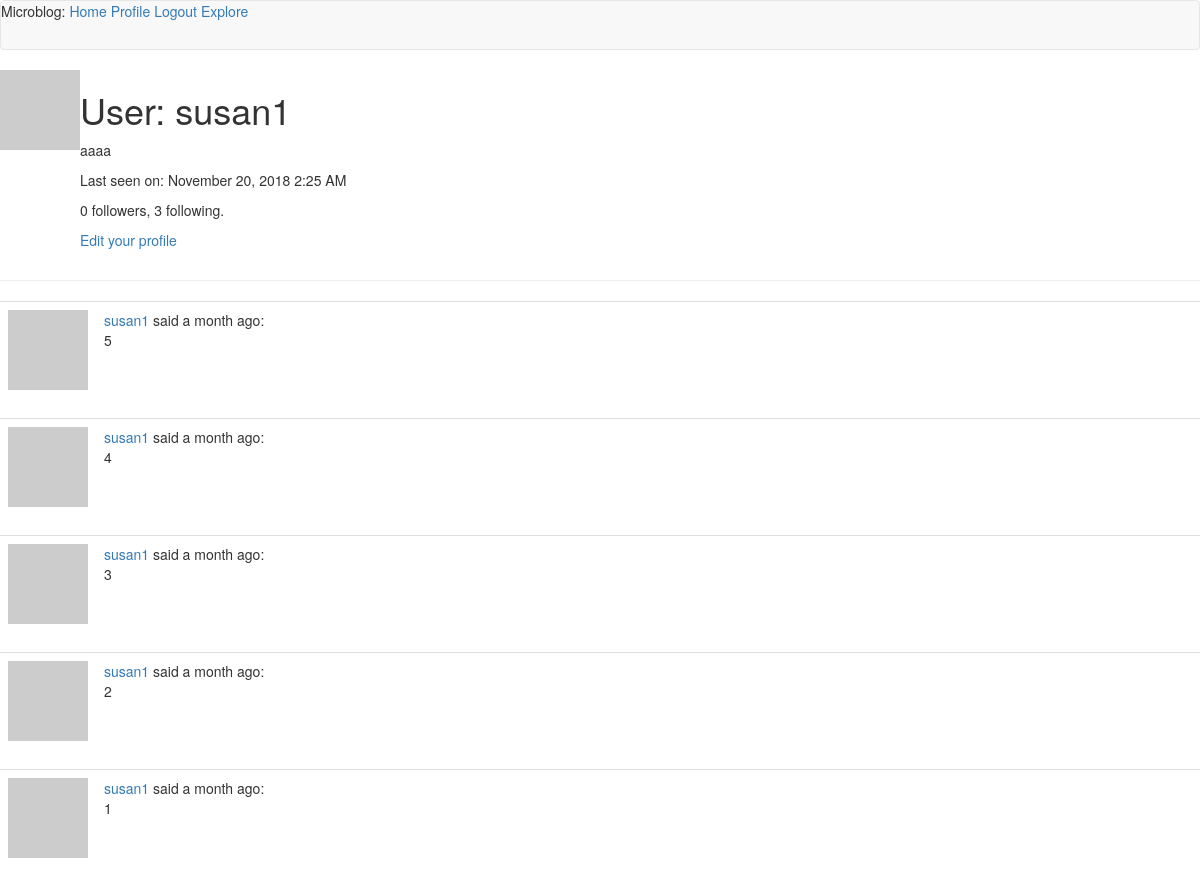
The page /user/susan1 (signed in, upper part) on the database as committed earlier.
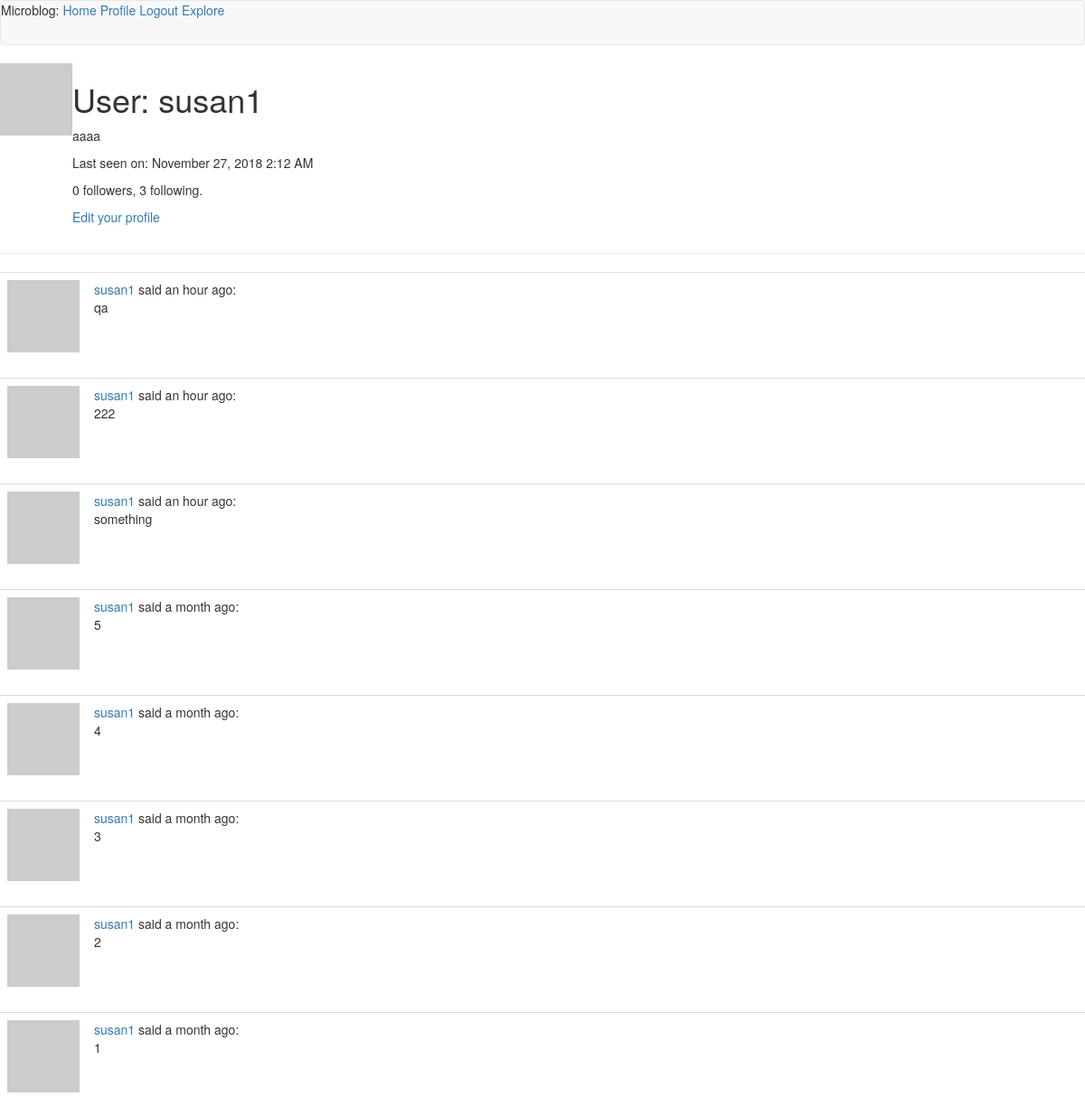
The same page on the database as committed later.
### app/models.py (models this page shows, shortened)
class User(UserMixin, db.Model):
    id = db.Column(db.Integer, primary_key=True)
    username = db.Column(db.String(64), index=True, unique=True)
    email = db.Column(db.String(120), index=True, unique=True)
    password_hash = db.Column(db.String(128))
    posts = db.relationship('Post', backref='author', lazy='dynamic')
    def avatar(self, size):
        digest = md5(self.email.lower().encode('utf-8')).hexdigest()
        return 'https://www.gravatar.com/avatar/{}?d=identicon&s={}'.format(
            digest, size)
    about_me = db.Column(db.String(140))
    last_seen = db.Column(db.DateTime, default=datetime.utcnow)
    followed = db.relationship(
        'User', secondary=followers,
        primaryjoin=(followers.c.follower_id == id),
        secondaryjoin=(followers.c.followed_id == id),
        backref=db.backref('followers', lazy='dynamic'), lazy='dynamic')

class Post(db.Model):
    id = db.Column(db.Integer, primary_key=True)
    body = db.Column(db.String(140))
    timestamp = db.Column(db.DateTime, index=True, default=datetime.utcnow)
    user_id = db.Column(db.Integer, db.ForeignKey('user.id'))

### app/routes.py (the view)
@app.route('/user/<username>')
@login_required
def user(username):
    user = User.query.filter_by(username=username).first_or_404()
    page = request.args.get('page', 1, type=int)
    posts = user.posts.order_by(Post.timestamp.desc()).paginate(
        page, app.config['POSTS_PER_PAGE'], False)
    next_url = url_for('user', username=user.username, page=posts.next_num) \
        if posts.has_next else None
    prev_url = url_for('user', username=user.username, page=posts.prev_num) \
        if posts.has_prev else None
    return render_template('user.html', user=user, posts=posts.items,
                           next_url=next_url, prev_url=prev_url)

### app/models.py (called while the page is built)
@login.user_loader
def load_user(id):
    return User.query.get(int(id))

### app/routes.py (called while the page is built)
@app.before_request
def before_request():
    if current_user.is_authenticated:
        current_user.last_seen = datetime.utcnow()
        db.session.commit()

### app/templates/user.html (shortened to what this page needs)
{% extends "base.html" %}
{% block content %}
        <table>
            <tr valign="top">
                <td><img src="{{ user.avatar(128) }}"></td>
                <td>
                    <h1>User: {{ user.username }}</h1>
        {% if user.about_me %}<p>{{ user.about_me }}</p>{% endif %}
        {% if user.last_seen %}
                <p>Last seen on: {{ moment(user.last_seen).format('LLL') }}</p>
                {% endif %}
        <p>{{ user.followers.count() }} followers, {{ user.followed.count() }} following.</p>
        {% if user == current_user %}
        <p><a href="{{ url_for('edit_profile') }}">Edit your profile</a></p>
        {% elif not current_user.is_following(user) %}
        <p><a href="{{ url_for('follow', username=user.username) }}">Follow</a></p>
        {% else %}
        <p><a href="{{ url_for('unfollow', username=user.username) }}">Unfollow</a></p>
        {% endif %}
                </td>
            </tr>
        </table>
    <hr>
    {% for post in posts %}
        {% include '_post.html' %}
    {% endfor %}
{% endblock %}

### app/templates/base.html (shortened to what this page needs)
{% extends 'bootstrap/base.html' %}
{% block navbar %}
    <nav class="navbar navbar-default">
            Microblog:
            <a href="{{ url_for('index') }}">Home</a>
            {% if current_user.is_anonymous %}
            <a href="{{ url_for('login') }}">Login</a>
            {% else %}
            <a href="{{ url_for('user', username=current_user.username) }}">Profile</a>
            <a href="{{ url_for('logout') }}">Logout</a>
            <a href="{{ url_for('explore') }}">Explore</a>
            {% endif %}
    </nav>
    {% endblock %}

### app/templates/_post.html
<table class="table table-hover">
    <tr>
        <td width="70px">
            <a href="{{ url_for('user', username=post.author.username) }}">
                <img src="{{ post.author.avatar(70) }}" />
            </a>
        </td>
        <td>
            <a href="{{ url_for('user', username=post.author.username) }}">
                {{ post.author.username }}
            </a>
            said {{ moment(post.timestamp).fromNow() }}:
            <br>
            {{ post.body }}
        </td>
    </tr>
</table>

Rows that differ between the two databases and show on the page:
changed User "susan1": last_seen "November 20, 2018 2:25 AM" → "November 27, 2018 2:12 AM"
added Post: author.username "susan1", timestamp "an hour ago", body "qa"
added Post: author.username "susan1", timestamp "an hour ago", body "222"
added Post: author.username "susan1", timestamp "an hour ago", body "something"
